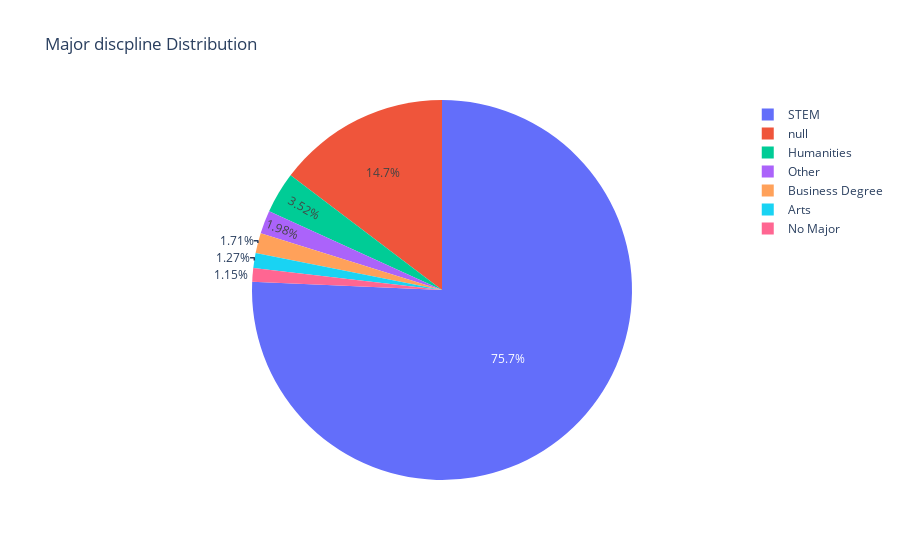

Notebook code cell kept with this figure:
### Code cell
import pandas as pd
import plotly.express as px

major_discipline_counts = df['major_discipline'].value_counts(dropna=False)

# Calculate the percentage for each category
major_discipline_percentage = major_discipline_counts / major_discipline_counts.sum() * 100

# Create a DataFrame for the education level distribution
major_discipline_df = major_discipline_percentage.reset_index()
major_discipline_df.columns = ['major_discipline', 'percentage']

# Create a pie chart using Plotly
fig_pie = px.pie(major_discipline_df, values='percentage', names='major_discipline',
                 title='Major discpline Distribution')
fig_pie.show()

### Figure 1 — Plotly figure (JSON) as saved in the notebook; plotly's stock layout.template omitted (floating-point values rounded to 4 significant figures)
{"data": [{"domain": {"x": [0, 1], "y": [0, 1]}, "hovertemplate": "major_discipline=%{label}<br>percentage=%{value}<extra></extra>", "labels": ["STEM", null, "Humanities", "Other", "Business Degree", "Arts", "No Major"], "legendgroup": "", "name": "", "showlegend": true, "type": "pie", "values": [75.69, 14.68, 3.519, 1.978, 1.71, 1.268, 1.151]}], "layout": {"autosize": true, "legend": {"tracegroupgap": 0}, "title": {"text": "Major discpline Distribution"}}}
